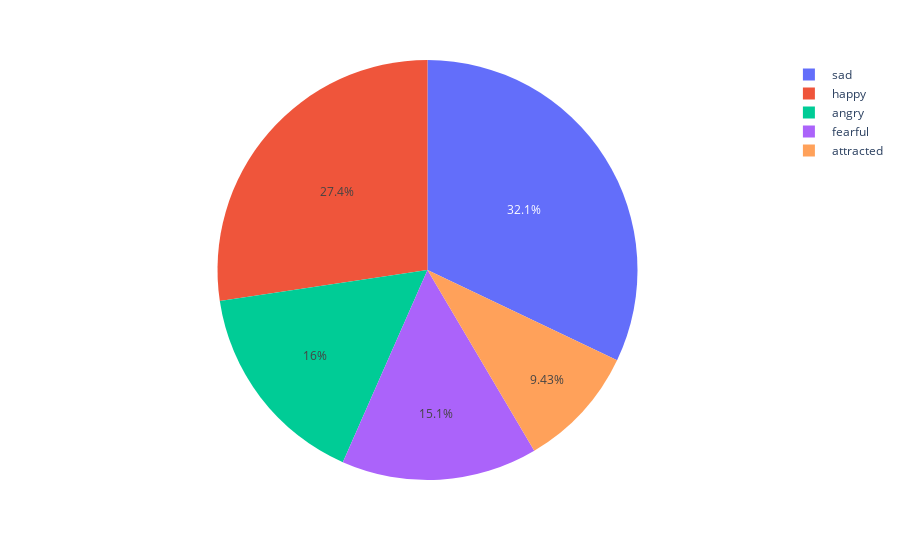

Notebook cell for this chart:
### Code cell
emotions = text.emotions_count(file_name='./emotions.txt',ascending_order=False,delemeter=':')

top = emotions.head(5)

text.displayplots(type='pie',data_frame=top,x=top.index.values,y=top['count'],color=top.index.values)

### Figure 1 — Plotly figure (JSON) as saved in the notebook; plotly's stock layout.template omitted (floating-point values rounded to 4 significant figures)
{"data": [{"customdata": [[" sad"], [" happy"], [" angry"], [" fearful"], [" attracted"]], "domain": {"x": [0, 1], "y": [0, 1]}, "hovertemplate": "label=%{label}<br>count=%{value}<br>color=%{customdata[0]}<extra></extra>", "labels": [" sad", " happy", " angry", " fearful", " attracted"], "legendgroup": "", "marker": {"colors": ["#636efa", "#EF553B", "#00cc96", "#ab63fa", "#FFA15A"]}, "name": "", "showlegend": true, "type": "pie", "values": [34, 29, 17, 16, 10]}], "layout": {"legend": {"tracegroupgap": 0}, "margin": {"t": 60}}}
